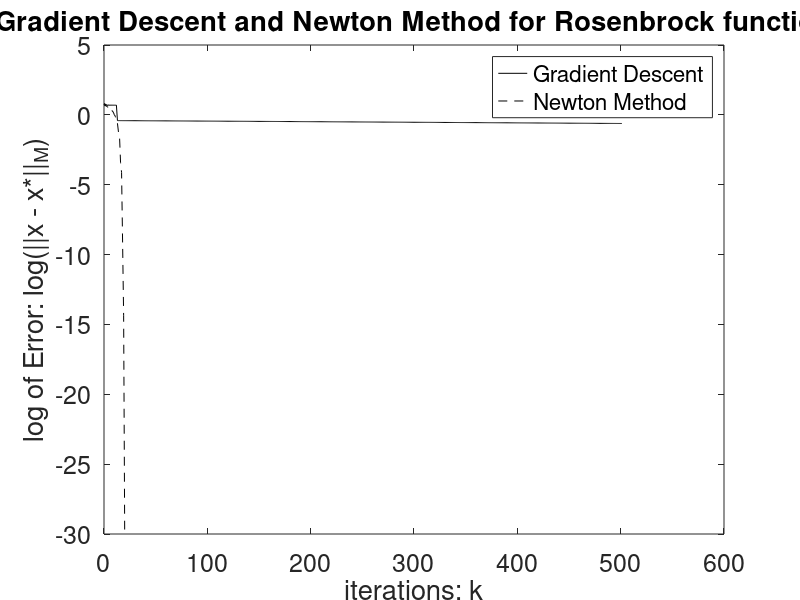

This chart was generated by the following MATLAB code:
%%%%%%%%%%%%%%%%%%%%%%%%%%%%%%%%%%%%%%%%%%%%%%%%%%%%%%%%%%%%%%%%%%
%% 5. Gradient descent and Newton on Rosenbrock function
%%%%%%%%%%%%%%%%%%%%%%%%%%%%%%%%%%%%%%%%%%%%%%%%%%%%%%%%%%%%%%%%%%

function Rosenbrock ()
    EPSILON = 10e-10; % how close solution do we need
    alpha = 0.1; 
    beta = 0.95;

    x_0 = [-1.2, 1]'; % initial point
    x_opt = [1 1]';

    [listK_GD, listError_GD] = gradient_descent (@func, @grad_func, ...
                                                 x_0, x_opt, alpha, beta);
    [listK_NM, listError_NM] = newton_method (@func, @grad_func, @hess_func, ...
                                                 x_0, x_opt, alpha, beta);

    plot (listK_GD, listError_GD, 'k-', listK_NM, listError_NM, 'k--')
    set(gca, 'fontsize', 18)
    legend ('Gradient Descent', 'Newton Method')
    title('Gradient Descent and Newton Method for Rosenbrock function')
    xlabel('iterations: k')
    ylabel('log of Error: log(||x - x*||_M)')
end

%% gradient descent with BTLS
function [listK, listError] = gradient_descent (f, grad_f, x_0, x_opt, alpha, beta)
    listK = [];
    listError = [];
    x = x_0;  % initial point
    k = 0;
    while 1,
        Error = log(norm(x_opt-x, 2));

        fprintf ('iteration: %d, Error = %f \n', k, Error)
        listK = [listK k];
        listError = [listError Error];
        if k > 500,
            break
        end

        gradient = grad_f(x);
        delta_x = -1.0 * gradient;
        t = 1.0;
        while f(x+t*delta_x) > f(x) + alpha*t*gradient'*delta_x,
           t = beta * t;
        end
        x = x + t * delta_x;
        k = k + 1;
    end
end
%% newton method with BTLS
function [listK, listError] = newton_method (f, grad_f, hess_f, x_0, x_opt, alpha, beta)
    listK = [];
    listError = [];
    x = x_0;  % initial point
    k = 0;
    while 1,
        % Error = f(x);
        Error = log(norm(x_opt-x, 2));

        fprintf ('iteration: %d, Error = %f \n', k, Error)
        listK = [listK k];
        listError = [listError Error];
        if k > 50,
            break
        end

        gradient = grad_f(x);
        hessian = hess_f(x);
        delta_x = -1.0 * inv(hessian) * gradient;
        t = 1.0;
        while f(x+t*delta_x) > f(x) + alpha*t*gradient'*delta_x,
           t = beta * t;
        end
        x = x + t * delta_x;
        k = k + 1;
    end   
end

function [x_1, x_2] = parse (x)
    [m, n] = size(x);
    assert (m == 2 && n == 1);
    x_1 = x(1);
    x_2 = x(2);
end
function y = func (x)
    [x_1, x_2] = parse(x);
    y = 100 * (x_2 - x_1^2)^2 + (1-x_1)^2;
end
function y = grad_func (x)
    [x_1, x_2] = parse(x);
    y = zeros(2,1);
    y(1) = -400 * x_1 * (x_2-x_1^2) - 2 * (1-x_1);
    y(2) = 200 * (x_2 - x_1^2);
end
function y = hess_func (x)
    [x_1, x_2] = parse(x);
    y = zeros(2,2);
    y(1,1) = -400 * (x_2 - 3*x_1^2 ) + 2;
    y(1,2) = -400 * x_1;
    y(2,1) = y (1,2);
    y(2,2) = 200;
end
